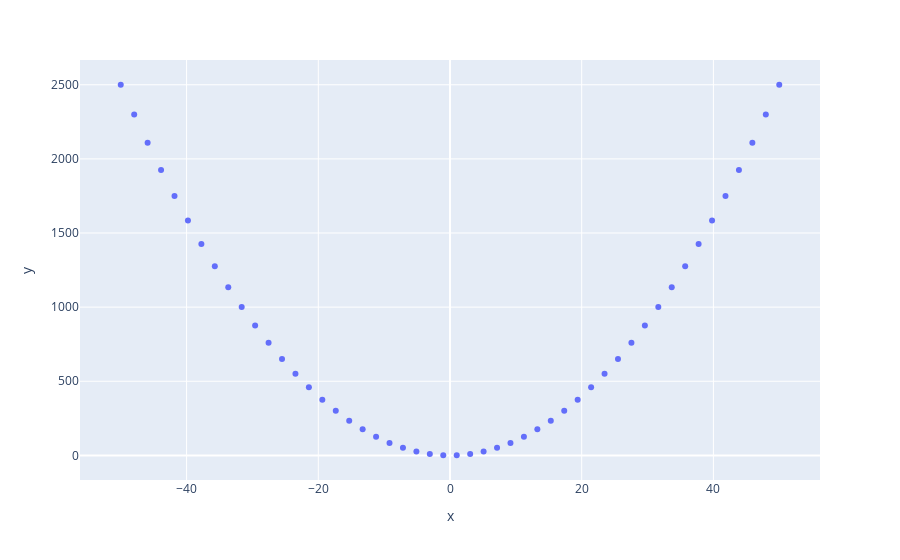

Notebook cell for this chart:
### Code cell
import numpy as np
import plotly.express as px

# x-axis data points
x = np.linspace(start=-50, stop=50)

# y-axis data points
y = x ** 2

# define the plot
fig = px.scatter(x=x, y=y)

fig.show()

### Figure 1 — Plotly figure (JSON) as saved in the notebook; plotly's stock layout.template omitted (floating-point values rounded to 4 significant figures)
{"data": [{"hovertemplate": "x=%{x}<br>y=%{y}<extra></extra>", "legendgroup": "", "marker": {"color": "#636efa", "symbol": "circle"}, "mode": "markers", "name": "", "orientation": "v", "showlegend": false, "type": "scatter", "x": [-50, -47.96, -45.92, -43.88, -41.84, -39.8, -37.76, -35.71, -33.67, -31.63, -29.59, -27.55, -25.51, -23.47, -21.43, -19.39, -17.35, -15.31, -13.27, -11.22, -9.184, -7.143, -5.102, -3.061, -1.02, 1.02, 3.061, 5.102, 7.143, 9.184, 11.22, 13.27, 15.31, 17.35, 19.39, 21.43, 23.47, 25.51, 27.55, 29.59, 31.63, 33.67, 35.71, 37.76, 39.8, 41.84, 43.88, 45.92, 47.96, 50], "xaxis": "x", "y": [2500, 2300.0, 2108.0, 1925.0, 1750.0, 1584.0, 1425.0, 1276.0, 1134.0, 1001.0, 875.7, 759.1, 650.8, 550.8, 459.2, 375.9, 300.9, 234.3, 176.0, 126.0, 84.34, 51.02, 26.03, 9.371, 1.041, 1.041, 9.371, 26.03, 51.02, 84.34, 126.0, 176.0, 234.3, 300.9, 375.9, 459.2, 550.8, 650.8, 759.1, 875.7, 1001.0, 1134.0, 1276.0, 1425.0, 1584.0, 1750.0, 1925.0, 2108.0, 2300.0, 2500], "yaxis": "y"}], "layout": {"autosize": true, "legend": {"tracegroupgap": 0}, "margin": {"t": 60}, "xaxis": {"anchor": "y", "autorange": true, "domain": [0, 1], "range": [-56.36, 56.36], "title": {"text": "x"}, "type": "linear"}, "yaxis": {"anchor": "x", "autorange": true, "domain": [0, 1], "range": [-192.4, 2693.0], "title": {"text": "y"}, "type": "linear"}}}
